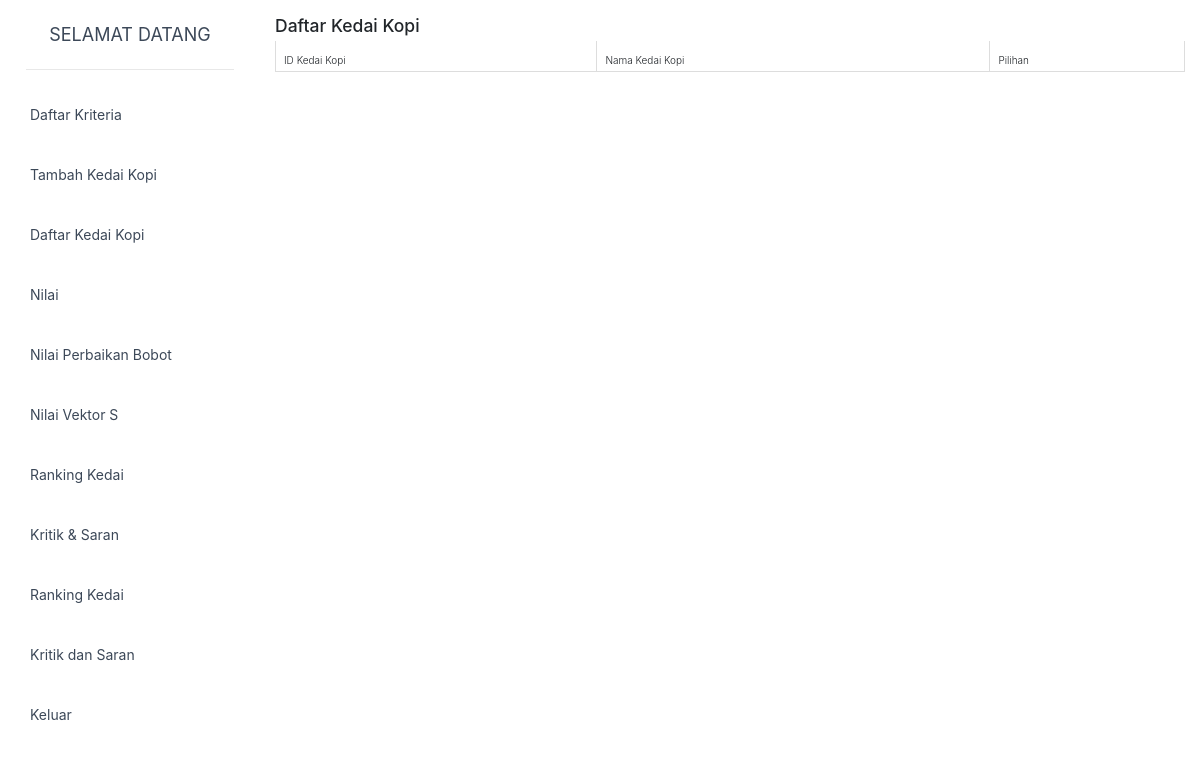
Page /login/dashboard/index.php?page=4 (signed in) on the earlier database version.
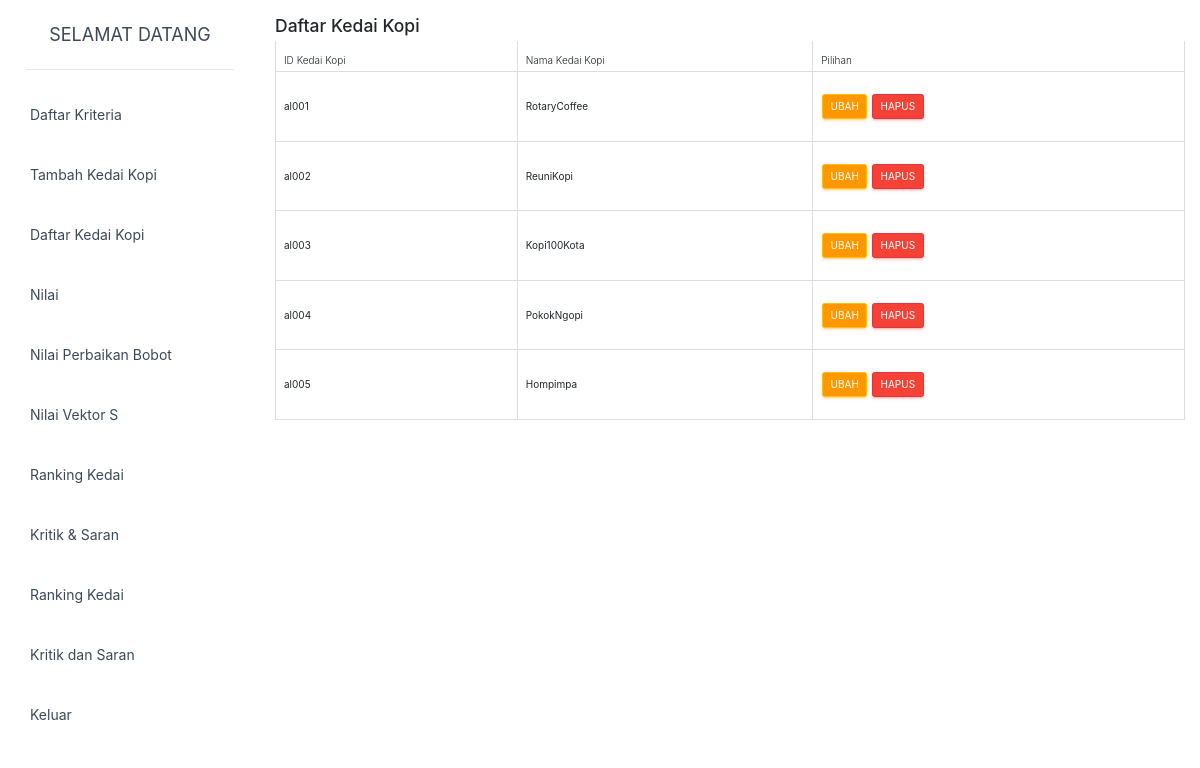
Same page on the later database version.
### tables this page shows
CREATE TABLE `alternatif` (
  `id_alternatif` varchar(5) NOT NULL,
  `nm_alternatif` varchar(35) NOT NULL,
  `n_vektor_s` double NOT NULL,
  `n_vektor_v` double NOT NULL
);

### login/dashboard/include/kedai_list.php (the view)
<div class="box-header">
    <h3 class="box-title">Daftar Kedai Kopi</h3>
</div>
<div class="table-responsive">
    <table class="table table-stripped table-hover table-bordered">
        <thead>
            <tr>
                <th>ID Kedai Kopi</th>
                <th>Nama Kedai Kopi</th>
                <th>Pilihan</th>
            </tr>
        </thead>
        <tbody>
            <?php
include ("../koneksi/koneksi.php");
$s=mysqli_query($conn, "select * from alternatif order by id_alternatif ASC");
while($d=mysqli_fetch_assoc($s)){
?>
            <tr>
                <td><?php echo $d['id_alternatif']; ?></td>
                <td><?php echo $d['nm_alternatif']; ?></td>
                <td>
                    <a href="?a=alternatif&k=ubaha&id=<?php echo $d['id_alternatif']; ?>"
                        class="btn btn-warning">Ubah</a>
                    <a href="hapusalternatif.php?id=<?php echo $d['id_alternatif']; ?>" class="btn btn-danger">Hapus</a>
                </td>
            </tr>
            <?php
}
?>
        </tbody>
    </table>
</div>

Differences in the rows shown:
added alternatif: id_alternatif "al001", nm_alternatif "RotaryCoffee"
added alternatif: id_alternatif "al002", nm_alternatif "ReuniKopi"
added alternatif: id_alternatif "al003", nm_alternatif "Kopi100Kota"
added alternatif: id_alternatif "al004", nm_alternatif "PokokNgopi"
added alternatif: id_alternatif "al005", nm_alternatif "Hompimpa"
